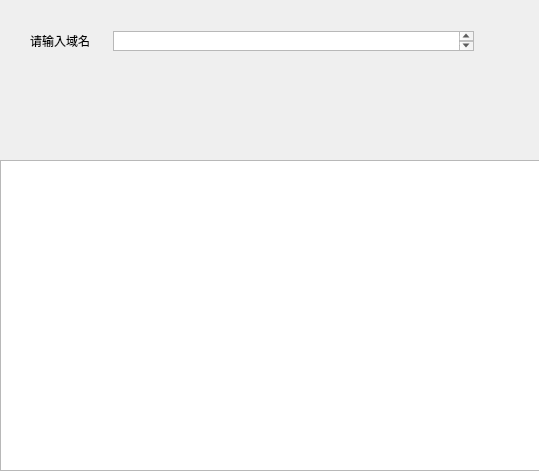
<?xml version="1.0" encoding="UTF-8"?>
<ui version="4.0">
 <class>ip_collect</class>
 <widget class="QWidget" name="ip_collect">
  <property name="geometry">
   <rect>
    <x>0</x>
    <y>0</y>
    <width>539</width>
    <height>471</height>
   </rect>
  </property>
  <property name="windowTitle">
   <string>ip_collect</string>
  </property>
  <widget class="QLabel" name="label">
   <property name="geometry">
    <rect>
     <x>30</x>
     <y>20</y>
     <width>91</width>
     <height>41</height>
    </rect>
   </property>
   <property name="text">
    <string>请输入域名</string>
   </property>
  </widget>
  <widget class="QTextEdit" name="textEdit">
   <property name="geometry">
    <rect>
     <x>113</x>
     <y>31</y>
     <width>361</width>
     <height>20</height>
    </rect>
   </property>
  </widget>
  <widget class="QTableView" name="tableView">
   <property name="geometry">
    <rect>
     <x>0</x>
     <y>160</y>
     <width>541</width>
     <height>311</height>
    </rect>
   </property>
  </widget>
 </widget>
 <resources/>
 <connections/>
</ui>
